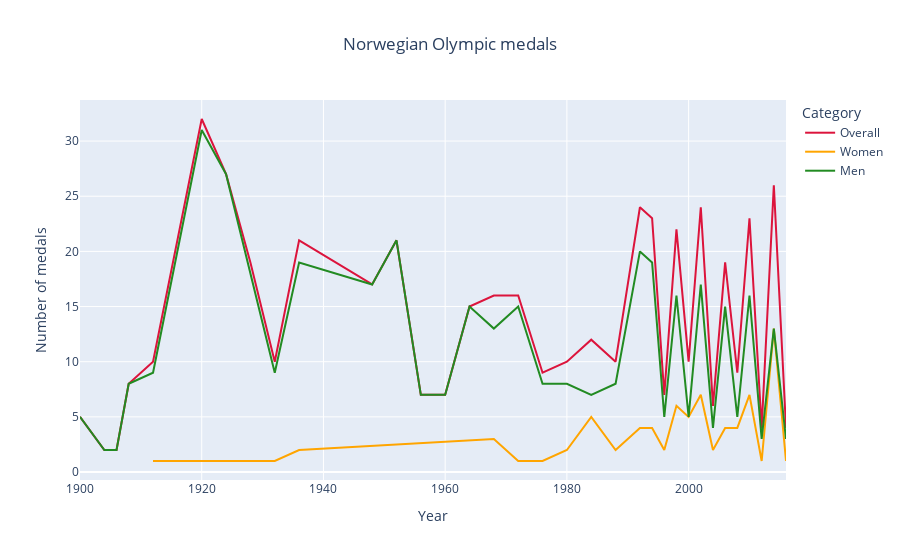

Write notebook code for a chart like this one.
### Code cell
gm.norway_medals_per_year_graph(df)

### Figure 1 — Plotly figure (JSON) as saved in the notebook; plotly's stock layout.template omitted (floating-point values rounded to 4 significant figures)
{"data": [{"hovertemplate": "Category=Overall<br>Year=%{x}<br>Number of medals=%{y}<extra></extra>", "legendgroup": "Overall", "line": {"color": "crimson", "dash": "solid"}, "marker": {"symbol": "circle"}, "mode": "lines", "name": "Overall", "orientation": "v", "showlegend": true, "type": "scatter", "x": [1900, 1904, 1906, 1908, 1912, 1920, 1924, 1928, 1932, 1936, 1948, 1952, 1956, 1960, 1964, 1968, 1972, 1976, 1980, 1984, 1988, 1992, 1994, 1996, 1998, 2000, 2002, 2004, 2006, 2008, 2010, 2012, 2014, 2016], "xaxis": "x", "y": [5, 2, 2, 8, 10, 32, 27, 19, 10, 21, 17, 21, 7, 7, 15, 16, 16, 9, 10, 12, 10, 24, 23, 7, 22, 10, 24, 6, 19, 9, 23, 4, 26, 4], "yaxis": "y"}, {"hovertemplate": "Category=Women<br>Year=%{x}<br>Number of medals=%{y}<extra></extra>", "legendgroup": "Women", "line": {"color": "orange", "dash": "solid"}, "marker": {"symbol": "circle"}, "mode": "lines", "name": "Women", "orientation": "v", "showlegend": true, "type": "scatter", "x": [1912, 1920, 1928, 1932, 1936, 1968, 1972, 1976, 1980, 1984, 1988, 1992, 1994, 1996, 1998, 2000, 2002, 2004, 2006, 2008, 2010, 2012, 2014, 2016], "xaxis": "x", "y": [1, 1, 1, 1, 2, 3, 1, 1, 2, 5, 2, 4, 4, 2, 6, 5, 7, 2, 4, 4, 7, 1, 13, 1], "yaxis": "y"}, {"hovertemplate": "Category=Men<br>Year=%{x}<br>Number of medals=%{y}<extra></extra>", "legendgroup": "Men", "line": {"color": "forestgreen", "dash": "solid"}, "marker": {"symbol": "circle"}, "mode": "lines", "name": "Men", "orientation": "v", "showlegend": true, "type": "scatter", "x": [1900, 1904, 1906, 1908, 1912, 1920, 1924, 1928, 1932, 1936, 1948, 1952, 1956, 1960, 1964, 1968, 1972, 1976, 1980, 1984, 1988, 1992, 1994, 1996, 1998, 2000, 2002, 2004, 2006, 2008, 2010, 2012, 2014, 2016], "xaxis": "x", "y": [5, 2, 2, 8, 9, 31, 27, 18, 9, 19, 17, 21, 7, 7, 15, 13, 15, 8, 8, 7, 8, 20, 19, 5, 16, 5, 17, 4, 15, 5, 16, 3, 13, 3], "yaxis": "y"}], "layout": {"legend": {"title": {"text": "Category"}, "tracegroupgap": 0}, "title": {"text": "Norwegian Olympic medals", "x": 0.5, "xanchor": "center"}, "xaxis": {"anchor": "y", "domain": [0, 1], "title": {"text": "Year"}}, "yaxis": {"anchor": "x", "domain": [0, 1], "title": {"text": "Number of medals"}}}}
